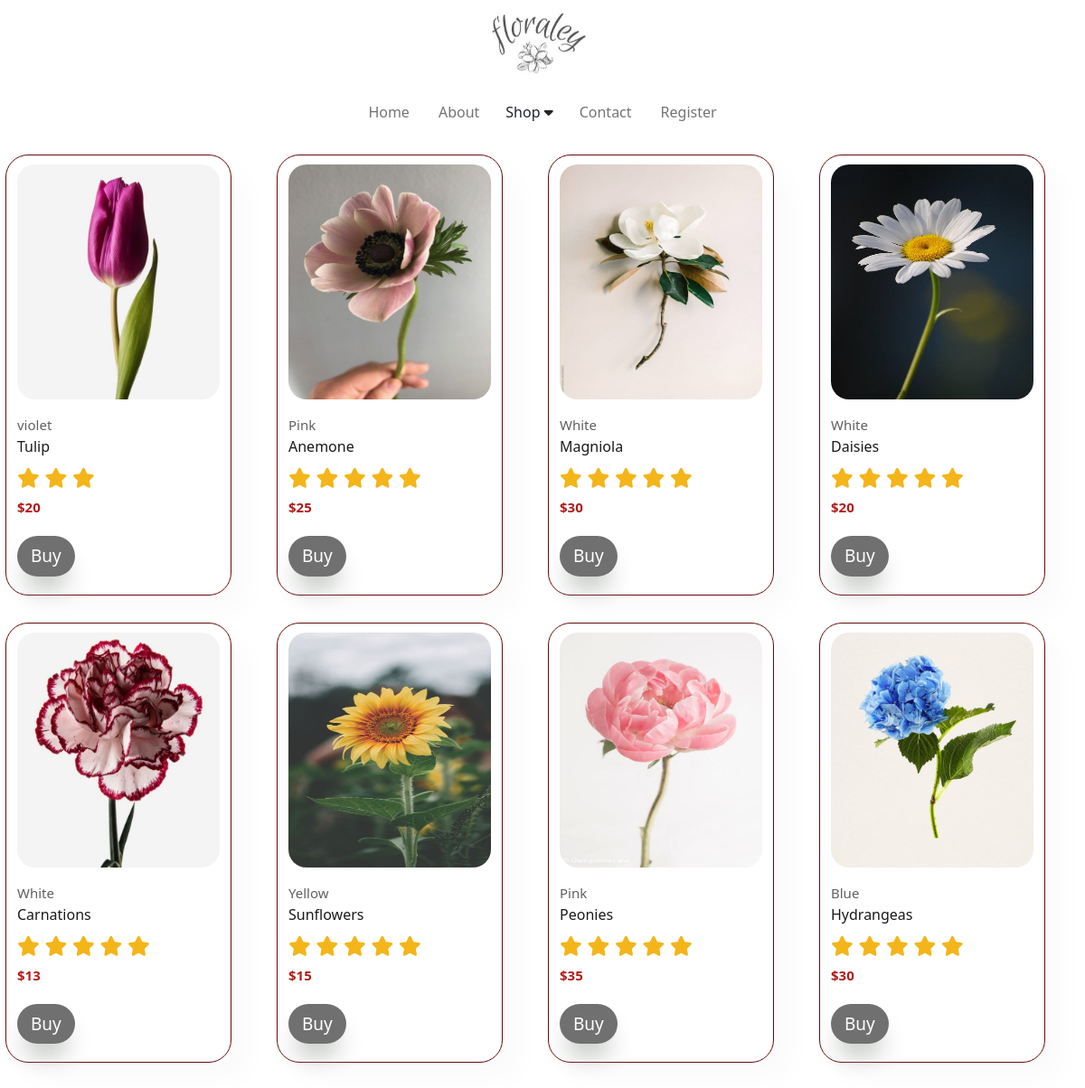
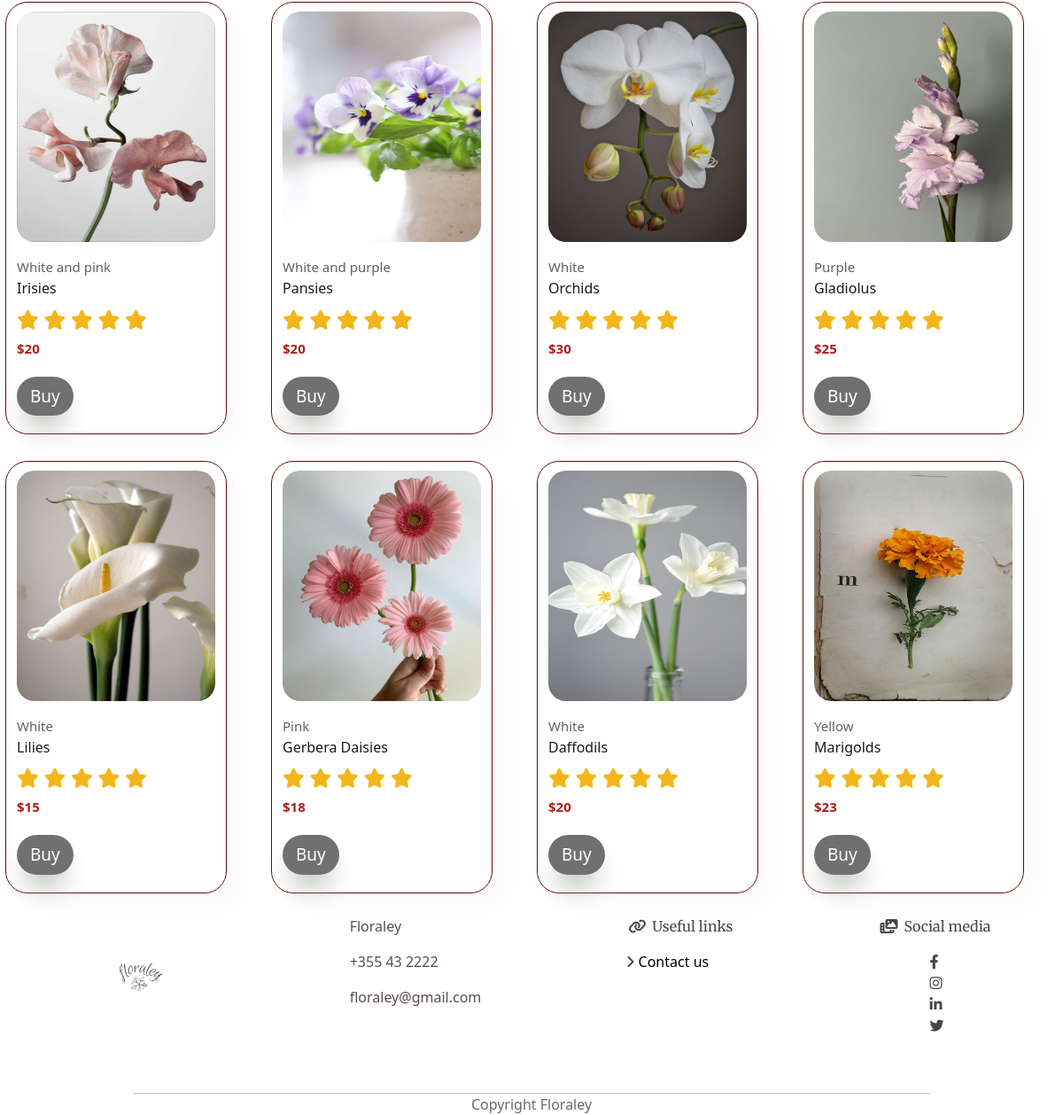
/shop/1, run on the app's committed database (2 pictures, top to bottom).
### Aplikacioni/models.py (models this page shows, shortened)
class Shop(models.Model):
    shop_id = models.AutoField(primary_key=True)
    shop_name = models.CharField(max_length=50, null=True, blank=True)
    shop_color = models.CharField(max_length=50, null = True , blank=True)
    shop_review = models.TextField(max_length=1000, null=True, blank=True)
    shop_price = models.DecimalField(max_digits=6, decimal_places=0, null=True, blank=True)
    shop_img = models.ImageField(upload_to='food/')
    shop_category = models.ForeignKey(Kategoria, on_delete=models.CASCADE,null=True, blank=True)

### Aplikacioni/views.py (the view)
# urls.py: path("shop/<id>" , views.shop , name="shop"),
def shop (request,id):
     kategorit = Kategoria.objects.all().order_by("-kategoria_id")
     detShop =  Kategoria.objects.get(kategoria_id=id)
     prodShop = Shop.objects.filter(shop_category=detShop).order_by("-shop_id")
     context = {"prodShop":prodShop, "kategorit":kategorit}
     return render (request, "shop.html",context)

### Aplikacioni/templates/shop.html (shortened to what this page needs)
<!DOCTYPE html>
{% extends 'index.html' %}
{% load static %}
{% block style %}
    <link rel="stylesheet" href="{% static 'style/shop.css' %}">{% endblock %}
    {% block content %}
    {% include "navbar2.html" %}
    <section id="product1" class="section-p1">
      {% if prodShop %}
      {% for product in prodShop %}
        <div class="Flowers">
        <div class="pro-container">
            <div class="pro">
              <img src="{{product.shop_img.url}}"  height="260px"  alt="">
                <div class="des">
                    <span>{{product.shop_color}}</span>
                    <h6>{{product.shop_name}}
                    </h6>
                    <div class="star">
                      {{product.shop_review|safe}}
                  </div>
                    <h4>${{product.shop_price}}</h4>
                    <a href="" class="go-shopping">Buy</a>
                </div>
            </div>
        </div>
      </div>
        {% endfor %}
        {% else %}
<h1>{{prodCategory | length}} {{detCategory.category_name}} Products </h1>
{% endif %}
      </section>
      {% endblock %}

### Aplikacioni/static/style/shop.css (style rules this page uses)
a { color: rgb(137, 126, 126); text-decoration: none; }
#product1 { text-align: center; }
#product1 .pro-container { float: left; justify-content: space-between; padding-top: 20px; width: 25%; }
#product1 .pro { width: 23%; min-width: 250px; padding: 10px 12px; border: 1px solid #670a0a; border-radius:25px ; cursor: pointer; box-shadow: 20px 20px 30px rgb(0,0, 0,0.02); margin: 5px 0; transition: 0.2s; position: relative; margin-left: 2%; }
#product1 .pro img { width: 100%; border-radius:20px ; }
#product1 .pro .des { text-align: start; padding: 10px 0; }
#product1 .pro .des span { color: #606063; font-size: 15px; }
#product1 .pro .des { padding-top: 7px; color:#1a1a1a ; font-size: 24px; }
#product1 .pro .des .star { font-size: 22px; color: rgb(243, 181,25); }
#product1 .pro .des h4 { padding-top:7px ; font-size: 15px; font-weight: 700; color: #b11d1d; }
.go-shopping { display: inline-block; padding: 8px 15px; background-color: rgba(0, 0, 0, 0.559); color: #fff; font-size: 19px; text-decoration: none; border-radius: 25px; margin-top: 15px; transition: 0.3s ease; box-shadow: #a5aca5 0px 20px 30px -10px; text-align: center; }

### data on the page
Shop: shop_img (picture), shop_color "violet", shop_name "Tulip", shop_price "20"
Shop: shop_img (picture), shop_color "Pink", shop_name "Anemone", shop_price "25"
Shop: shop_img (picture), shop_color "White", shop_name "Magniola", shop_price "30"
Shop: shop_img (picture), shop_color "White", shop_name "Daisies", shop_price "20"
Shop: shop_img (picture), shop_color "White", shop_name "Carnations", shop_price "13"
Shop: shop_img (picture), shop_color "Yellow", shop_name "Sunflowers", shop_price "15"
Shop: shop_img (picture), shop_color "Pink", shop_name "Peonies", shop_price "35"
Shop: shop_img (picture), shop_color "Blue", shop_name "Hydrangeas", shop_price "30"
Shop: shop_img (picture), shop_color "White and pink", shop_name "Irisies", shop_price "20"
Shop: shop_img (picture), shop_color "White and purple", shop_name "Pansies", shop_price "20"
Shop: shop_img (picture), shop_color "White", shop_name "Orchids", shop_price "30"
Shop: shop_img (picture), shop_color "Purple", shop_name "Gladiolus", shop_price "25"
Shop: shop_img (picture), shop_color "White", shop_name "Lilies", shop_price "15"
Shop: shop_img (picture), shop_color "Pink", shop_name "Gerbera Daisies", shop_price "18"
Shop: shop_img (picture), shop_color "White", shop_name "Daffodils", shop_price "20"
Shop: shop_img (picture), shop_color "Yellow", shop_name "Marigolds", shop_price "23"
